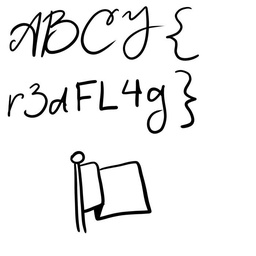
#> input picture homework_creation/red.jpg, 256 x 256 px, shrunk from 700 x 700 before the run
$ python pixmaker.py
#> lines starting #> are read from the running program, lines starting #| are printed output that depends on the picture
import random
from PIL import Image

'''
random number between 0 254
modes are even, odd, any
'''
def rand(mode):
    nums = random.randint(0, 254)
    if mode == "even":
        if nums %2 == 1:
            nums+=1
    elif mode == "odd":
        if nums %2 == 0:
            nums+=1
    else:
        return nums
    return nums

def set_bit(value, bit):
    return value | (1<<bit)

def clear_bit(value, bit):
    return value & ~(1<<bit)

def process_image(input, output):
#> called with input = 'red.jpg', output = 'red2.jpg'
    with Image.open(input) as image:
#> image is the input picture: PIL image 256x256 RGB; min 0, max 255, mean 238.4
        width, height = image.size
#> width = 256; height = 256
        new_image = Image.new("RGB", (width, height))
#> new_image: PIL image 256x256 RGB; every value is 0
        for x in range(width):
            for y in range(height):
                pixel = image.getpixel((x, y))
                red = int(rand("any"))
                if pixel == (255, 255, 255): #white pixel
                    #red = set_bit(red,4)
                    red = set_bit(red,7)
                    new_pixel = (red, rand("any"), rand("any"))
                else: #black pixel
                    #red = clear_bit(red,4)
                    red = clear_bit(red,7)
                    new_pixel = (red, rand("any"), rand("any"))
                new_image.putpixel((x, y), new_pixel)
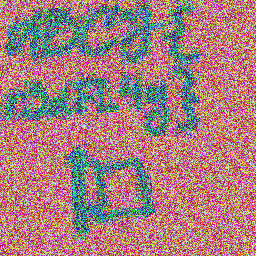
#> new_image: PIL image 256x256 RGB; mean R, G, B 166, 126.7, 127.1
        new_image.save(output)

process_image("red.jpg", "red2.jpg")
